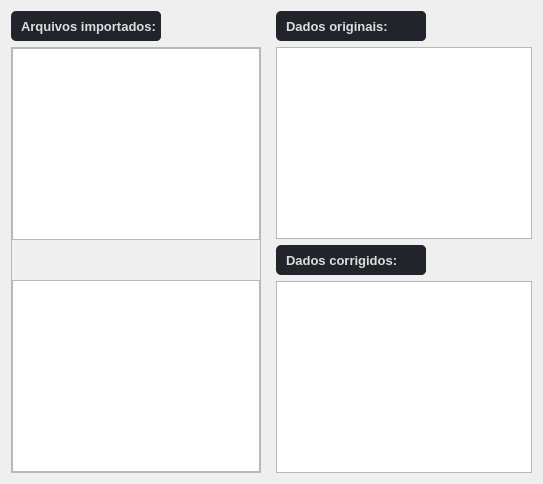
            <widget class="QWidget" name="pagina_add_arquivos">
             <layout class="QHBoxLayout" name="horizontalLayout_3">
              <property name="spacing">
               <number>15</number>
              </property>
              <item>
               <widget class="QWidget" name="left_content_pg_add_arquivos" native="true">
                <property name="minimumSize">
                 <size>
                  <width>250</width>
                  <height>0</height>
                 </size>
                </property>
                <property name="maximumSize">
                 <size>
                  <width>250</width>
                  <height>16777215</height>
                 </size>
                </property>
                <property name="styleSheet">
                 <string notr="true"/>
                </property>
                <layout class="QVBoxLayout" name="verticalLayout_10">
                 <property name="spacing">
                  <number>6</number>
                 </property>
                 <property name="leftMargin">
                  <number>0</number>
                 </property>
                 <property name="topMargin">
                  <number>0</number>
                 </property>
                 <property name="rightMargin">
                  <number>0</number>
                 </property>
                 <property name="bottomMargin">
                  <number>0</number>
                 </property>
                 <item>
                  <widget class="QFrame" name="frame_7">
                   <property name="minimumSize">
                    <size>
                     <width>0</width>
                     <height>30</height>
                    </size>
                   </property>
                   <property name="maximumSize">
                    <size>
                     <width>150</width>
                     <height>30</height>
                    </size>
                   </property>
                   <property name="styleSheet">
                    <string notr="true">background-color: rgb(33, 37, 43);
border-radius: 5px;
color: rgb(221, 221, 221);</string>
                   </property>
                   <property name="frameShape">
                    <enum>QFrame::StyledPanel</enum>
                   </property>
                   <property name="frameShadow">
                    <enum>QFrame::Raised</enum>
                   </property>
                   <layout class="QVBoxLayout" name="verticalLayout_9">
                    <property name="spacing">
                     <number>0</number>
                    </property>
                    <property name="leftMargin">
                     <number>10</number>
                    </property>
                    <property name="topMargin">
                     <number>0</number>
                    </property>
                    <property name="rightMargin">
                     <number>0</number>
                    </property>
                    <property name="bottomMargin">
                     <number>0</number>
                    </property>
                    <item>
                     <widget class="QLabel" name="label_5">
                      <property name="font">
                       <font>
                        <family>Arial</family>
                        <pointsize>10</pointsize>
                        <bold>true</bold>
                       </font>
                      </property>
                      <property name="text">
                       <string>Arquivos importados:</string>
                      </property>
                     </widget>
                    </item>
                   </layout>
                  </widget>
                 </item>
                 <item>
                  <widget class="QFrame" name="frame">
                   <property name="frameShape">
                    <enum>QFrame::StyledPanel</enum>
                   </property>
                   <property name="frameShadow">
                    <enum>QFrame::Raised</enum>
                   </property>
                   <layout class="QVBoxLayout" name="verticalLayout_11">
                    <property name="spacing">
                     <number>0</number>
                    </property>
                    <property name="leftMargin">
                     <number>0</number>
                    </property>
                    <property name="topMargin">
                     <number>0</number>
                    </property>
                    <property name="rightMargin">
                     <number>0</number>
                    </property>
                    <property name="bottomMargin">
                     <number>0</number>
                    </property>
                    <item>
                     <widget class="QListWidget" name="lista_arquivos_imprtados">
                      <property name="focusPolicy">
                       <enum>Qt::NoFocus</enum>
                      </property>
                     </widget>
                    </item>
                    <item>
                     <spacer name="verticalSpacer_2">
                      <property name="orientation">
                       <enum>Qt::Vertical</enum>
                      </property>
                      <property name="sizeType">
                       <enum>QSizePolicy::Preferred</enum>
                      </property>
                      <property name="sizeHint" stdset="0">
                       <size>
                        <width>20</width>
                        <height>40</height>
                       </size>
                      </property>
                     </spacer>
                    </item>
                    <item>
                     <widget class="QListWidget" name="lista_arquivos_corrigidos">
                      <property name="focusPolicy">
                       <enum>Qt::NoFocus</enum>
                      </property>
                     </widget>
                    </item>
                   </layout>
                  </widget>
                 </item>
                </layout>
               </widget>
              </item>
              <item>
               <widget class="QWidget" name="right_content_pg_add_arquivos" native="true">
                <property name="styleSheet">
                 <string notr="true"/>
                </property>
                <layout class="QVBoxLayout" name="verticalLayout_7">
                 <property name="leftMargin">
                  <number>0</number>
                 </property>
                 <property name="topMargin">
                  <number>0</number>
                 </property>
                 <property name="rightMargin">
                  <number>0</number>
                 </property>
                 <property name="bottomMargin">
                  <number>0</number>
                 </property>
                 <item>
                  <widget class="QWidget" name="widget_area_dados_originais" native="true">
                   <property name="styleSheet">
                    <string notr="true"/>
                   </property>
                   <layout class="QVBoxLayout" name="verticalLayout_14">
                    <property name="leftMargin">
                     <number>0</number>
                    </property>
                    <property name="topMargin">
                     <number>0</number>
                    </property>
                    <property name="rightMargin">
                     <number>0</number>
                    </property>
                    <property name="bottomMargin">
                     <number>0</number>
                    </property>
                    <item>
                     <widget class="QFrame" name="frame_2">
                      <property name="minimumSize">
                       <size>
                        <width>0</width>
                        <height>30</height>
                       </size>
                      </property>
                      <property name="maximumSize">
                       <size>
                        <width>150</width>
                        <height>30</height>
                       </size>
                      </property>
                      <property name="styleSheet">
                       <string notr="true">background-color: rgb(33, 37, 43);
border-radius: 5px;
color: rgb(221, 221, 221);</string>
                      </property>
                      <property name="frameShape">
                       <enum>QFrame::StyledPanel</enum>
                      </property>
                      <property name="frameShadow">
                       <enum>QFrame::Raised</enum>
                      </property>
                      <layout class="QVBoxLayout" name="verticalLayout_12">
                       <property name="spacing">
                        <number>0</number>
                       </property>
                       <property name="leftMargin">
                        <number>10</number>
                       </property>
                       <property name="topMargin">
                        <number>0</number>
                       </property>
                       <property name="rightMargin">
                        <number>0</number>
                       </property>
                       <property name="bottomMargin">
                        <number>0</number>
                       </property>
                       <item>
                        <widget class="QLabel" name="label_3">
                         <property name="font">
                          <font>
                           <family>Arial</family>
                           <pointsize>10</pointsize>
                           <bold>true</bold>
                          </font>
                         </property>
                         <property name="text">
                          <string>Dados originais:</string>
                         </property>
                        </widget>
                       </item>
                      </layout>
                     </widget>
                    </item>
                    <item>
                     <widget class="QTableWidget" name="tabela_dados_originais">
                      <property name="focusPolicy">
                       <enum>Qt::NoFocus</enum>
                      </property>
                      <property name="styleSheet">
                       <string notr="true"/>
                      </property>
                      <property name="editTriggers">
                       <set>QAbstractItemView::NoEditTriggers</set>
                      </property>
                      <property name="showGrid">
                       <bool>true</bool>
                      </property>
                      <property name="wordWrap">
                       <bool>true</bool>
                      </property>
                      <property name="cornerButtonEnabled">
                       <bool>false</bool>
                      </property>
                      <attribute name="horizontalHeaderStretchLastSection">
                       <bool>false</bool>
                      </attribute>
                      <attribute name="verticalHeaderVisible">
                       <bool>false</bool>
                      </attribute>
                      <attribute name="verticalHeaderStretchLastSection">
                       <bool>true</bool>
                      </attribute>
                     </widget>
                    </item>
                   </layout>
                  </widget>
                 </item>
                 <item>
                  <widget class="QWidget" name="widget_dados_corrigidos_background" native="true">
                   <property name="styleSheet">
                    <string notr="true"/>
                   </property>
                   <layout class="QVBoxLayout" name="verticalLayout_15">
                    <property name="spacing">
                     <number>6</number>
                    </property>
                    <property name="leftMargin">
                     <number>0</number>
                    </property>
                    <property name="topMargin">
                     <number>0</number>
                    </property>
                    <property name="rightMargin">
                     <number>0</number>
                    </property>
                    <property name="bottomMargin">
                     <number>0</number>
                    </property>
                    <item>
                     <widget class="QFrame" name="frame_3">
                      <property name="minimumSize">
                       <size>
                        <width>0</width>
                        <height>30</height>
                       </size>
                      </property>
                      <property name="maximumSize">
                       <size>
                        <width>150</width>
                        <height>30</height>
                       </size>
                      </property>
                      <property name="styleSheet">
                       <string notr="true">background-color: rgb(33, 37, 43);
border-radius: 5px;
color: rgb(221, 221, 221);</string>
                      </property>
                      <property name="frameShape">
                       <enum>QFrame::StyledPanel</enum>
                      </property>
                      <property name="frameShadow">
                       <enum>QFrame::Raised</enum>
                      </property>
                      <layout class="QVBoxLayout" name="verticalLayout_13">
                       <property name="spacing">
                        <number>0</number>
                       </property>
                       <property name="leftMargin">
                        <number>10</number>
                       </property>
                       <property name="topMargin">
                        <number>0</number>
                       </property>
                       <property name="rightMargin">
                        <number>0</number>
                       </property>
                       <property name="bottomMargin">
                        <number>0</number>
                       </property>
                       <item>
                        <widget class="QLabel" name="label_4">
                         <property name="font">
                          <font>
                           <family>Arial</family>
                           <pointsize>10</pointsize>
                           <bold>true</bold>
                          </font>
                         </property>
                         <property name="text">
                          <string>Dados corrigidos:</string>
                         </property>
                        </widget>
                       </item>
                      </layout>
                     </widget>
                    </item>
                    <item>
                     <widget class="QTableWidget" name="tableWidget_2">
                      <property name="focusPolicy">
                       <enum>Qt::NoFocus</enum>
                      </property>
                      <property name="editTriggers">
                       <set>QAbstractItemView::NoEditTriggers</set>
                      </property>
                      <property name="alternatingRowColors">
                       <bool>true</bool>
                      </property>
                      <property name="cornerButtonEnabled">
                       <bool>false</bool>
                      </property>
                      <property name="rowCount">
                       <number>0</number>
                      </property>
                     </widget>
                    </item>
                   </layout>
                  </widget>
                 </item>
                </layout>
               </widget>
              </item>
             </layout>
            </widget>
